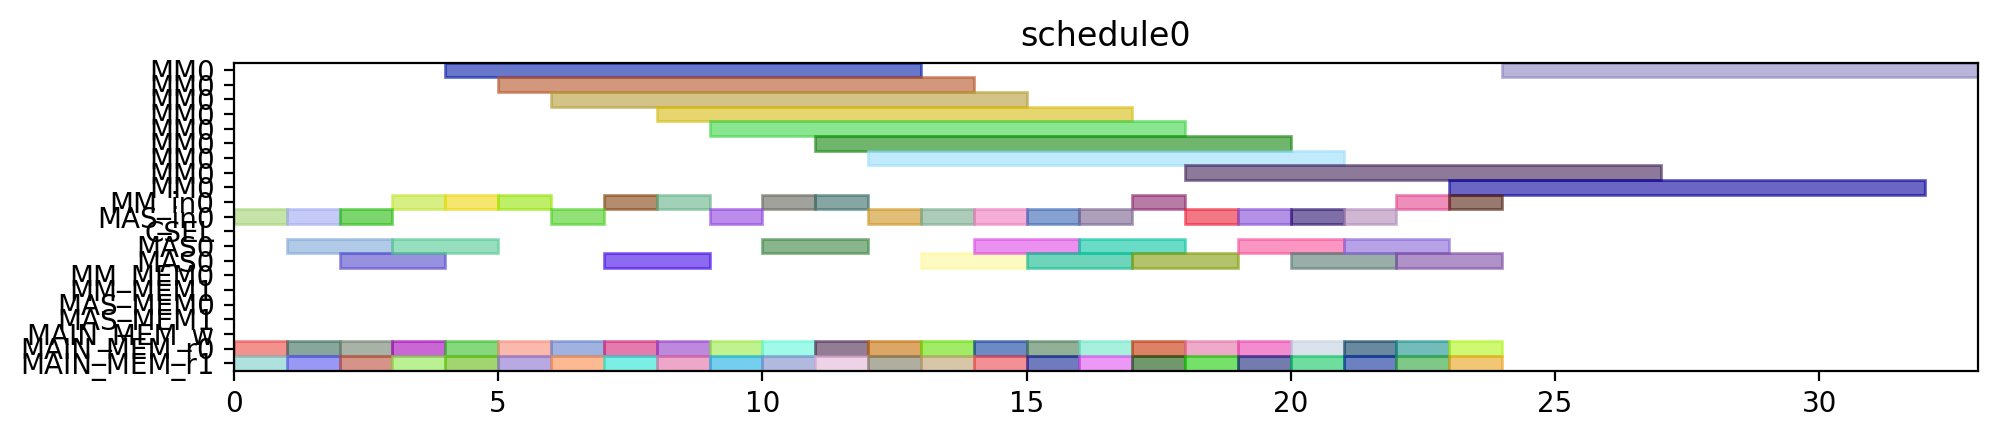

Reproduce this figure in Python.
from pyschedule import Scenario, solvers, plotters, alt


def solve():
	horizon = 120
	S = Scenario("schedule0", horizon=horizon)

	# resource
	MM = S.Resources('MM', num=1, size=9)
	MM_in = S.Resources('MM_in', num=1)
	MAS_in = S.Resources('MAS_in', num=1)
	CSEL = S.Resource('CSEL')
	MAS = S.Resources('MAS', num=1, size=2, periods=range(1, horizon))
	MM_MEM = S.Resources('MM_MEM', num=2)
	MAS_MEM = S.Resources('MAS_MEM', num=2)
	MAIN_MEM_w = S.Resource('MAIN_MEM_w', size=1)
	MAIN_MEM_r = S.Resources('MAIN_MEM_r', num=2)

	# result of previous scheduling

	# new tasks
	t0_t0 = S.Task('t0_t0', length=2, delay_cost=1)
	t0_t0 += alt(MAS)
	t0_t0_in = S.Task('t0_t0_in', length=1, delay_cost=1)
	t0_t0_in += alt(MAS_in)
	S += t0_t0_in*MAS_in[0]<=t0_t0*MAS[0]

	t0_t0_mem0 = S.Task('t0_t0_mem0', length=1, delay_cost=1)
	t0_t0_mem0 += MAIN_MEM_r[0]
	S += t0_t0_mem0 <= t0_t0

	t0_t0_mem1 = S.Task('t0_t0_mem1', length=1, delay_cost=1)
	t0_t0_mem1 += MAIN_MEM_r[1]
	S += t0_t0_mem1 <= t0_t0

	t0_t1 = S.Task('t0_t1', length=2, delay_cost=1)
	t0_t1 += alt(MAS)
	t0_t1_in = S.Task('t0_t1_in', length=1, delay_cost=1)
	t0_t1_in += alt(MAS_in)
	S += t0_t1_in*MAS_in[0]<=t0_t1*MAS[0]

	t0_t1_mem0 = S.Task('t0_t1_mem0', length=1, delay_cost=1)
	t0_t1_mem0 += MAIN_MEM_r[0]
	S += t0_t1_mem0 <= t0_t1

	t0_t1_mem1 = S.Task('t0_t1_mem1', length=1, delay_cost=1)
	t0_t1_mem1 += MAIN_MEM_r[1]
	S += t0_t1_mem1 <= t0_t1

	t0_t3 = S.Task('t0_t3', length=9, delay_cost=1)
	t0_t3 += alt(MM)
	t0_t3_in = S.Task('t0_t3_in', length=1, delay_cost=1)
	t0_t3_in += alt(MM_in)
	S += t0_t3_in*MM_in[0]<=t0_t3*MM[0]
	t0_t3_mem0 = S.Task('t0_t3_mem0', length=1, delay_cost=1)
	t0_t3_mem0 += MAIN_MEM_r[0]
	S += t0_t3_mem0 <= t0_t3

	t0_t3_mem1 = S.Task('t0_t3_mem1', length=1, delay_cost=1)
	t0_t3_mem1 += MAIN_MEM_r[1]
	S += t0_t3_mem1 <= t0_t3

	t10 = S.Task('t10', length=2, delay_cost=1)
	t10 += alt(MAS)
	t10_in = S.Task('t10_in', length=1, delay_cost=1)
	t10_in += alt(MAS_in)
	S += t10_in*MAS_in[0]<=t10*MAS[0]

	t10_mem0 = S.Task('t10_mem0', length=1, delay_cost=1)
	t10_mem0 += MAIN_MEM_r[0]
	S += t10_mem0 <= t10

	t10_mem1 = S.Task('t10_mem1', length=1, delay_cost=1)
	t10_mem1 += MAIN_MEM_r[1]
	S += t10_mem1 <= t10

	t11 = S.Task('t11', length=2, delay_cost=1)
	t11 += alt(MAS)
	t11_in = S.Task('t11_in', length=1, delay_cost=1)
	t11_in += alt(MAS_in)
	S += t11_in*MAS_in[0]<=t11*MAS[0]

	t11_mem0 = S.Task('t11_mem0', length=1, delay_cost=1)
	t11_mem0 += MAIN_MEM_r[0]
	S += t11_mem0 <= t11

	t11_mem1 = S.Task('t11_mem1', length=1, delay_cost=1)
	t11_mem1 += MAIN_MEM_r[1]
	S += t11_mem1 <= t11

	t3_t0 = S.Task('t3_t0', length=9, delay_cost=1)
	t3_t0 += alt(MM)
	t3_t0_in = S.Task('t3_t0_in', length=1, delay_cost=1)
	t3_t0_in += alt(MM_in)
	S += t3_t0_in*MM_in[0]<=t3_t0*MM[0]
	t3_t0_mem0 = S.Task('t3_t0_mem0', length=1, delay_cost=1)
	t3_t0_mem0 += MAIN_MEM_r[0]
	S += t3_t0_mem0 <= t3_t0

	t3_t0_mem1 = S.Task('t3_t0_mem1', length=1, delay_cost=1)
	t3_t0_mem1 += MAIN_MEM_r[1]
	S += t3_t0_mem1 <= t3_t0

	t3_t1 = S.Task('t3_t1', length=9, delay_cost=1)
	t3_t1 += alt(MM)
	t3_t1_in = S.Task('t3_t1_in', length=1, delay_cost=1)
	t3_t1_in += alt(MM_in)
	S += t3_t1_in*MM_in[0]<=t3_t1*MM[0]
	t3_t1_mem0 = S.Task('t3_t1_mem0', length=1, delay_cost=1)
	t3_t1_mem0 += MAIN_MEM_r[0]
	S += t3_t1_mem0 <= t3_t1

	t3_t1_mem1 = S.Task('t3_t1_mem1', length=1, delay_cost=1)
	t3_t1_mem1 += MAIN_MEM_r[1]
	S += t3_t1_mem1 <= t3_t1

	t3_t2 = S.Task('t3_t2', length=2, delay_cost=1)
	t3_t2 += alt(MAS)
	t3_t2_in = S.Task('t3_t2_in', length=1, delay_cost=1)
	t3_t2_in += alt(MAS_in)
	S += t3_t2_in*MAS_in[0]<=t3_t2*MAS[0]

	t3_t2_mem0 = S.Task('t3_t2_mem0', length=1, delay_cost=1)
	t3_t2_mem0 += MAIN_MEM_r[0]
	S += t3_t2_mem0 <= t3_t2

	t3_t2_mem1 = S.Task('t3_t2_mem1', length=1, delay_cost=1)
	t3_t2_mem1 += MAIN_MEM_r[1]
	S += t3_t2_mem1 <= t3_t2

	t3_t3 = S.Task('t3_t3', length=2, delay_cost=1)
	t3_t3 += alt(MAS)
	t3_t3_in = S.Task('t3_t3_in', length=1, delay_cost=1)
	t3_t3_in += alt(MAS_in)
	S += t3_t3_in*MAS_in[0]<=t3_t3*MAS[0]

	t3_t3_mem0 = S.Task('t3_t3_mem0', length=1, delay_cost=1)
	t3_t3_mem0 += MAIN_MEM_r[0]
	S += t3_t3_mem0 <= t3_t3

	t3_t3_mem1 = S.Task('t3_t3_mem1', length=1, delay_cost=1)
	t3_t3_mem1 += MAIN_MEM_r[1]
	S += t3_t3_mem1 <= t3_t3

	t4_t0 = S.Task('t4_t0', length=2, delay_cost=1)
	t4_t0 += alt(MAS)
	t4_t0_in = S.Task('t4_t0_in', length=1, delay_cost=1)
	t4_t0_in += alt(MAS_in)
	S += t4_t0_in*MAS_in[0]<=t4_t0*MAS[0]

	t4_t0_mem0 = S.Task('t4_t0_mem0', length=1, delay_cost=1)
	t4_t0_mem0 += MAIN_MEM_r[0]
	S += t4_t0_mem0 <= t4_t0

	t4_t0_mem1 = S.Task('t4_t0_mem1', length=1, delay_cost=1)
	t4_t0_mem1 += MAIN_MEM_r[1]
	S += t4_t0_mem1 <= t4_t0

	t4_t1 = S.Task('t4_t1', length=2, delay_cost=1)
	t4_t1 += alt(MAS)
	t4_t1_in = S.Task('t4_t1_in', length=1, delay_cost=1)
	t4_t1_in += alt(MAS_in)
	S += t4_t1_in*MAS_in[0]<=t4_t1*MAS[0]

	t4_t1_mem0 = S.Task('t4_t1_mem0', length=1, delay_cost=1)
	t4_t1_mem0 += MAIN_MEM_r[0]
	S += t4_t1_mem0 <= t4_t1

	t4_t1_mem1 = S.Task('t4_t1_mem1', length=1, delay_cost=1)
	t4_t1_mem1 += MAIN_MEM_r[1]
	S += t4_t1_mem1 <= t4_t1

	t4_t3 = S.Task('t4_t3', length=9, delay_cost=1)
	t4_t3 += alt(MM)
	t4_t3_in = S.Task('t4_t3_in', length=1, delay_cost=1)
	t4_t3_in += alt(MM_in)
	S += t4_t3_in*MM_in[0]<=t4_t3*MM[0]
	t4_t3_mem0 = S.Task('t4_t3_mem0', length=1, delay_cost=1)
	t4_t3_mem0 += MAIN_MEM_r[0]
	S += t4_t3_mem0 <= t4_t3

	t4_t3_mem1 = S.Task('t4_t3_mem1', length=1, delay_cost=1)
	t4_t3_mem1 += MAIN_MEM_r[1]
	S += t4_t3_mem1 <= t4_t3

	t5_t0 = S.Task('t5_t0', length=9, delay_cost=1)
	t5_t0 += alt(MM)
	t5_t0_in = S.Task('t5_t0_in', length=1, delay_cost=1)
	t5_t0_in += alt(MM_in)
	S += t5_t0_in*MM_in[0]<=t5_t0*MM[0]
	t5_t0_mem0 = S.Task('t5_t0_mem0', length=1, delay_cost=1)
	t5_t0_mem0 += MAIN_MEM_r[0]
	S += t5_t0_mem0 <= t5_t0

	t5_t0_mem1 = S.Task('t5_t0_mem1', length=1, delay_cost=1)
	t5_t0_mem1 += MAIN_MEM_r[1]
	S += t5_t0_mem1 <= t5_t0

	t5_t1 = S.Task('t5_t1', length=9, delay_cost=1)
	t5_t1 += alt(MM)
	t5_t1_in = S.Task('t5_t1_in', length=1, delay_cost=1)
	t5_t1_in += alt(MM_in)
	S += t5_t1_in*MM_in[0]<=t5_t1*MM[0]
	t5_t1_mem0 = S.Task('t5_t1_mem0', length=1, delay_cost=1)
	t5_t1_mem0 += MAIN_MEM_r[0]
	S += t5_t1_mem0 <= t5_t1

	t5_t1_mem1 = S.Task('t5_t1_mem1', length=1, delay_cost=1)
	t5_t1_mem1 += MAIN_MEM_r[1]
	S += t5_t1_mem1 <= t5_t1

	t5_t2 = S.Task('t5_t2', length=2, delay_cost=1)
	t5_t2 += alt(MAS)
	t5_t2_in = S.Task('t5_t2_in', length=1, delay_cost=1)
	t5_t2_in += alt(MAS_in)
	S += t5_t2_in*MAS_in[0]<=t5_t2*MAS[0]

	t5_t2_mem0 = S.Task('t5_t2_mem0', length=1, delay_cost=1)
	t5_t2_mem0 += MAIN_MEM_r[0]
	S += t5_t2_mem0 <= t5_t2

	t5_t2_mem1 = S.Task('t5_t2_mem1', length=1, delay_cost=1)
	t5_t2_mem1 += MAIN_MEM_r[1]
	S += t5_t2_mem1 <= t5_t2

	t5_t3 = S.Task('t5_t3', length=2, delay_cost=1)
	t5_t3 += alt(MAS)
	t5_t3_in = S.Task('t5_t3_in', length=1, delay_cost=1)
	t5_t3_in += alt(MAS_in)
	S += t5_t3_in*MAS_in[0]<=t5_t3*MAS[0]

	t5_t3_mem0 = S.Task('t5_t3_mem0', length=1, delay_cost=1)
	t5_t3_mem0 += MAIN_MEM_r[0]
	S += t5_t3_mem0 <= t5_t3

	t5_t3_mem1 = S.Task('t5_t3_mem1', length=1, delay_cost=1)
	t5_t3_mem1 += MAIN_MEM_r[1]
	S += t5_t3_mem1 <= t5_t3

	t6_t0 = S.Task('t6_t0', length=9, delay_cost=1)
	t6_t0 += alt(MM)
	t6_t0_in = S.Task('t6_t0_in', length=1, delay_cost=1)
	t6_t0_in += alt(MM_in)
	S += t6_t0_in*MM_in[0]<=t6_t0*MM[0]
	t6_t0_mem0 = S.Task('t6_t0_mem0', length=1, delay_cost=1)
	t6_t0_mem0 += MAIN_MEM_r[0]
	S += t6_t0_mem0 <= t6_t0

	t6_t0_mem1 = S.Task('t6_t0_mem1', length=1, delay_cost=1)
	t6_t0_mem1 += MAIN_MEM_r[1]
	S += t6_t0_mem1 <= t6_t0

	t6_t1 = S.Task('t6_t1', length=9, delay_cost=1)
	t6_t1 += alt(MM)
	t6_t1_in = S.Task('t6_t1_in', length=1, delay_cost=1)
	t6_t1_in += alt(MM_in)
	S += t6_t1_in*MM_in[0]<=t6_t1*MM[0]
	t6_t1_mem0 = S.Task('t6_t1_mem0', length=1, delay_cost=1)
	t6_t1_mem0 += MAIN_MEM_r[0]
	S += t6_t1_mem0 <= t6_t1

	t6_t1_mem1 = S.Task('t6_t1_mem1', length=1, delay_cost=1)
	t6_t1_mem1 += MAIN_MEM_r[1]
	S += t6_t1_mem1 <= t6_t1

	t6_t2 = S.Task('t6_t2', length=2, delay_cost=1)
	t6_t2 += alt(MAS)
	t6_t2_in = S.Task('t6_t2_in', length=1, delay_cost=1)
	t6_t2_in += alt(MAS_in)
	S += t6_t2_in*MAS_in[0]<=t6_t2*MAS[0]

	t6_t2_mem0 = S.Task('t6_t2_mem0', length=1, delay_cost=1)
	t6_t2_mem0 += MAIN_MEM_r[0]
	S += t6_t2_mem0 <= t6_t2

	t6_t2_mem1 = S.Task('t6_t2_mem1', length=1, delay_cost=1)
	t6_t2_mem1 += MAIN_MEM_r[1]
	S += t6_t2_mem1 <= t6_t2

	t6_t3 = S.Task('t6_t3', length=2, delay_cost=1)
	t6_t3 += alt(MAS)
	t6_t3_in = S.Task('t6_t3_in', length=1, delay_cost=1)
	t6_t3_in += alt(MAS_in)
	S += t6_t3_in*MAS_in[0]<=t6_t3*MAS[0]

	t6_t3_mem0 = S.Task('t6_t3_mem0', length=1, delay_cost=1)
	t6_t3_mem0 += MAIN_MEM_r[0]
	S += t6_t3_mem0 <= t6_t3

	t6_t3_mem1 = S.Task('t6_t3_mem1', length=1, delay_cost=1)
	t6_t3_mem1 += MAIN_MEM_r[1]
	S += t6_t3_mem1 <= t6_t3

	t7_t0 = S.Task('t7_t0', length=9, delay_cost=1)
	t7_t0 += alt(MM)
	t7_t0_in = S.Task('t7_t0_in', length=1, delay_cost=1)
	t7_t0_in += alt(MM_in)
	S += t7_t0_in*MM_in[0]<=t7_t0*MM[0]
	t7_t0_mem0 = S.Task('t7_t0_mem0', length=1, delay_cost=1)
	t7_t0_mem0 += MAIN_MEM_r[0]
	S += t7_t0_mem0 <= t7_t0

	t7_t0_mem1 = S.Task('t7_t0_mem1', length=1, delay_cost=1)
	t7_t0_mem1 += MAIN_MEM_r[1]
	S += t7_t0_mem1 <= t7_t0

	t7_t1 = S.Task('t7_t1', length=9, delay_cost=1)
	t7_t1 += alt(MM)
	t7_t1_in = S.Task('t7_t1_in', length=1, delay_cost=1)
	t7_t1_in += alt(MM_in)
	S += t7_t1_in*MM_in[0]<=t7_t1*MM[0]
	t7_t1_mem0 = S.Task('t7_t1_mem0', length=1, delay_cost=1)
	t7_t1_mem0 += MAIN_MEM_r[0]
	S += t7_t1_mem0 <= t7_t1

	t7_t1_mem1 = S.Task('t7_t1_mem1', length=1, delay_cost=1)
	t7_t1_mem1 += MAIN_MEM_r[1]
	S += t7_t1_mem1 <= t7_t1

	t7_t2 = S.Task('t7_t2', length=2, delay_cost=1)
	t7_t2 += alt(MAS)
	t7_t2_in = S.Task('t7_t2_in', length=1, delay_cost=1)
	t7_t2_in += alt(MAS_in)
	S += t7_t2_in*MAS_in[0]<=t7_t2*MAS[0]

	t7_t2_mem0 = S.Task('t7_t2_mem0', length=1, delay_cost=1)
	t7_t2_mem0 += MAIN_MEM_r[0]
	S += t7_t2_mem0 <= t7_t2

	t7_t2_mem1 = S.Task('t7_t2_mem1', length=1, delay_cost=1)
	t7_t2_mem1 += MAIN_MEM_r[1]
	S += t7_t2_mem1 <= t7_t2

	t7_t3 = S.Task('t7_t3', length=2, delay_cost=1)
	t7_t3 += alt(MAS)
	t7_t3_in = S.Task('t7_t3_in', length=1, delay_cost=1)
	t7_t3_in += alt(MAS_in)
	S += t7_t3_in*MAS_in[0]<=t7_t3*MAS[0]

	t7_t3_mem0 = S.Task('t7_t3_mem0', length=1, delay_cost=1)
	t7_t3_mem0 += MAIN_MEM_r[0]
	S += t7_t3_mem0 <= t7_t3

	t7_t3_mem1 = S.Task('t7_t3_mem1', length=1, delay_cost=1)
	t7_t3_mem1 += MAIN_MEM_r[1]
	S += t7_t3_mem1 <= t7_t3

	solvers.mip.solve(S,msg=1,kind='CPLEX',ratio_gap=1.01)

	solution = [['hoge']*len(S.solution()[1]) for i in range(len(S.solution()))]
	for i in range(len(S.solution())):
		for j in range(len(S.solution()[i])):
			solution[i][j]=str(S.solution()[i][j])
	print(solution)

	cycles = int(solution[-1][3])

	pic_file_name = "/mnt/rose/usr1/fukuda/ABE/multiRAM_multiMAS_16mux/scheduling_result/stage9MM1_stage2MAS1/SQR012345/schedule0.png"
	if(S.solution() != []):
		plotters.matplotlib.plot(S,img_filename=pic_file_name, show_task_labels=False, fig_size=(cycles*0.25+3, 2))

	return solution
